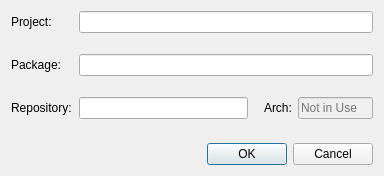
<?xml version="1.0" encoding="UTF-8"?>
<ui version="4.0">
 <class>RowEditor</class>
 <widget class="QDialog" name="RowEditor">
  <property name="geometry">
   <rect>
    <x>0</x>
    <y>0</y>
    <width>384</width>
    <height>176</height>
   </rect>
  </property>
  <property name="windowTitle">
   <string>Row Editor</string>
  </property>
  <layout class="QFormLayout" name="formLayout">
   <item row="0" column="0" colspan="2">
    <layout class="QHBoxLayout" name="horizontalLayoutProject">
     <item>
      <widget class="QLabel" name="labelProject">
       <property name="sizePolicy">
        <sizepolicy hsizetype="Expanding" vsizetype="Preferred">
         <horstretch>0</horstretch>
         <verstretch>0</verstretch>
        </sizepolicy>
       </property>
       <property name="maximumSize">
        <size>
         <width>62</width>
         <height>16777215</height>
        </size>
       </property>
       <property name="text">
        <string>Project:</string>
       </property>
      </widget>
     </item>
     <item>
      <widget class="QLineEdit" name="lineEditProject"/>
     </item>
    </layout>
   </item>
   <item row="1" column="0">
    <spacer name="verticalSpacerProject">
     <property name="orientation">
      <enum>Qt::Vertical</enum>
     </property>
     <property name="sizeHint" stdset="0">
      <size>
       <width>20</width>
       <height>7</height>
      </size>
     </property>
    </spacer>
   </item>
   <item row="2" column="0" colspan="2">
    <layout class="QHBoxLayout" name="horizontalLayoutPackage">
     <item>
      <widget class="QLabel" name="labelPackage">
       <property name="sizePolicy">
        <sizepolicy hsizetype="Expanding" vsizetype="Preferred">
         <horstretch>0</horstretch>
         <verstretch>0</verstretch>
        </sizepolicy>
       </property>
       <property name="maximumSize">
        <size>
         <width>62</width>
         <height>16777215</height>
        </size>
       </property>
       <property name="text">
        <string>Package:</string>
       </property>
      </widget>
     </item>
     <item>
      <widget class="QLineEdit" name="lineEditPackage"/>
     </item>
    </layout>
   </item>
   <item row="3" column="0">
    <spacer name="verticalSpacerPackage">
     <property name="orientation">
      <enum>Qt::Vertical</enum>
     </property>
     <property name="sizeHint" stdset="0">
      <size>
       <width>20</width>
       <height>7</height>
      </size>
     </property>
    </spacer>
   </item>
   <item row="4" column="0" colspan="2">
    <layout class="QHBoxLayout" name="otherHorizontalLayout">
     <item>
      <widget class="QLabel" name="labelRepository">
       <property name="sizePolicy">
        <sizepolicy hsizetype="Expanding" vsizetype="Preferred">
         <horstretch>0</horstretch>
         <verstretch>0</verstretch>
        </sizepolicy>
       </property>
       <property name="maximumSize">
        <size>
         <width>62</width>
         <height>16777215</height>
        </size>
       </property>
       <property name="text">
        <string>Repository:</string>
       </property>
      </widget>
     </item>
     <item>
      <widget class="QLineEdit" name="lineEditRepository"/>
     </item>
     <item>
      <spacer name="horizontalSpacerArch">
       <property name="orientation">
        <enum>Qt::Horizontal</enum>
       </property>
       <property name="sizeType">
        <enum>QSizePolicy::Maximum</enum>
       </property>
       <property name="sizeHint" stdset="0">
        <size>
         <width>10</width>
         <height>20</height>
        </size>
       </property>
      </spacer>
     </item>
     <item>
      <widget class="QLabel" name="labelArch">
       <property name="text">
        <string>Arch:</string>
       </property>
      </widget>
     </item>
     <item>
      <widget class="QLineEdit" name="lineEditArch">
       <property name="enabled">
        <bool>false</bool>
       </property>
       <property name="maximumSize">
        <size>
         <width>75</width>
         <height>16777215</height>
        </size>
       </property>
       <property name="placeholderText">
        <string>Not in Use</string>
       </property>
      </widget>
     </item>
    </layout>
   </item>
   <item row="5" column="0">
    <spacer name="verticalSpacerOther">
     <property name="orientation">
      <enum>Qt::Vertical</enum>
     </property>
     <property name="sizeHint" stdset="0">
      <size>
       <width>20</width>
       <height>12</height>
      </size>
     </property>
    </spacer>
   </item>
   <item row="6" column="1">
    <widget class="QDialogButtonBox" name="buttonBox">
     <property name="orientation">
      <enum>Qt::Horizontal</enum>
     </property>
     <property name="standardButtons">
      <set>QDialogButtonBox::Cancel|QDialogButtonBox::Ok</set>
     </property>
    </widget>
   </item>
  </layout>
 </widget>
 <resources/>
 <connections>
  <connection>
   <sender>buttonBox</sender>
   <signal>accepted()</signal>
   <receiver>RowEditor</receiver>
   <slot>accept()</slot>
   <hints>
    <hint type="sourcelabel">
     <x>248</x>
     <y>254</y>
    </hint>
    <hint type="destinationlabel">
     <x>157</x>
     <y>274</y>
    </hint>
   </hints>
  </connection>
  <connection>
   <sender>buttonBox</sender>
   <signal>rejected()</signal>
   <receiver>RowEditor</receiver>
   <slot>reject()</slot>
   <hints>
    <hint type="sourcelabel">
     <x>316</x>
     <y>260</y>
    </hint>
    <hint type="destinationlabel">
     <x>286</x>
     <y>274</y>
    </hint>
   </hints>
  </connection>
 </connections>
</ui>
